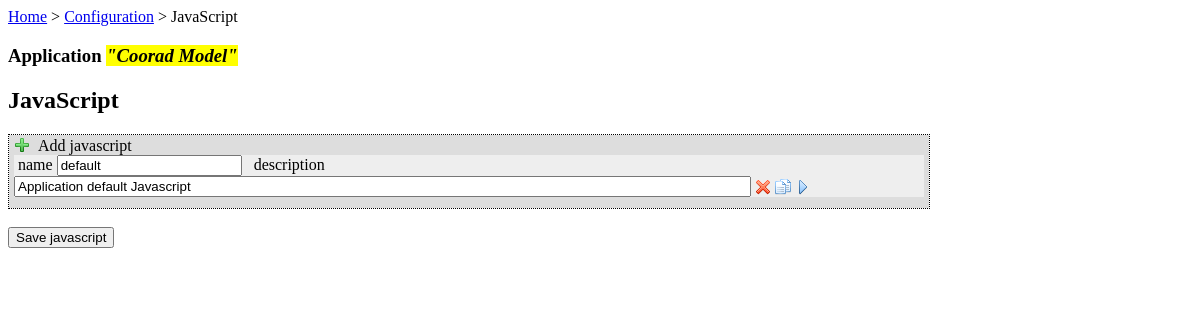
The page /js_gui/?appId=28 on the database its author committed.
### tables this page shows
CREATE TABLE IF NOT EXISTS `gm_application` (
  `id` int(10) unsigned NOT NULL AUTO_INCREMENT,
  `name` varchar(255) NOT NULL,
  `description` varchar(1023) NOT NULL,
  `context_path` varchar(255) NOT NULL,
  `db_prefix` varchar(15) NOT NULL,
  `db_host` varchar(255) NOT NULL,
  `db_port` int(11) NOT NULL,
  `db_name` varchar(255) NOT NULL,
  `db_username` varchar(255) NOT NULL,
  `db_password` varchar(255) NOT NULL,
  PRIMARY KEY (`id`),
  UNIQUE KEY `context_path` (`context_path`)
);

CREATE TABLE IF NOT EXISTS `gm_javascript` (
  `id` int(10) unsigned NOT NULL AUTO_INCREMENT,
  `name` varchar(255) NOT NULL,
  `description` varchar(1023) NOT NULL,
  `javascript` varchar(16383) NOT NULL DEFAULT '',
  `id_application` int(10) unsigned NOT NULL,
  PRIMARY KEY (`id`),
  KEY `id_application` (`id_application`)
);

### config.php (called while the page is built, shortened)
<?php
$CFG = new stdClass();
$CFG->dbHost = 'localhost';
$CFG->dbUsername = 'gm';
$CFG->dbPassword = 'gm';
$CFG->dbName = 'gm';
$CFG->dbPort = 3306;
$CFG->dbSocket = 0;
?>

### init.php (called while the page is built, shortened)
<?php
	require_once("db.php");
	require_once("config.php");
	$DB = new DB($CFG->dbHost, $CFG->dbUsername, $CFG->dbPassword, $CFG->dbName, $CFG->dbPort, $CFG->dbSocket);
?>

### db.php (called while the page is built, shortened)
<?php
class DB {
	private $dbHost;
	private $dbUsername;
	private $dbPassword;
	private $dbName;
	private $dbPort;
	private $dbSocket;
	public $conn;
	public function __construct($dbHost, $dbUsername, $dbPassword, $dbName, $dbPort, $dbSocket){
		$this->dbHost = $dbHost;
		$this->dbUsername = $dbUsername;
		$this->dbPassword = $dbPassword;
		$this->dbName = $dbName;
		$this->dbPort = $dbPort;
		$this->dbSocket = $dbSocket;
	}
	public function connect() {
		$this->conn = new mysqli($this->dbHost, $this->dbUsername, $this->dbPassword, $this->dbName, $this->dbPort, $this->dbSocket) or die (mysqli_error());
	}
	public function execute($sql) {
		$response = false;
		if ($this->conn) {
			$response = $this->conn->query($sql);
		}
		return $response;
	}
}
?>

### js_gui/index.php (the view, shortened to what this page needs)
<!DOCTYPE html>
<html>
<head>
  <link rel="stylesheet" type="text/css" href="/gm/css/style.css" />
</head>
<body>
<?php
	require_once("../init.php");
	if (!isset($_GET['appId']) && !isset($_POST['appId'])) {
		echo '<h2>Sorry, no application selected</h2>';
	}
	else {
		$appID = 0;
		if (isset($_GET['appId'])) $appID = $_GET['appId'];
		else $appID = $_POST['appId'];
		$authorized = true;
		$appName = '';
		$res = $DB->execute("SELECT name, context_path FROM gm_application WHERE id = ".$appID);
		if ($res) {
			if ($row = $res->fetch_object()) {
				$appName = $row->name;
			}
		}
?>
<div><a href="../index.php">Home</a> &gt; <a href="../application/?appId=<?php echo $appID; ?>">Configuration</a> &gt; JavaScript</div>
<h3 id="subtitlepage">Application <?php if ($appID != 0) echo '<i style="background-color:yellow;">"'.$appName.'"</i>'; ?></h3>
<h2 id="titlepage">JavaScript</h2>
<form id="form" action="index.php" method="post">
	<div id="queries" style="border: dotted 1px; width:920px;">
		<div id="div_1" style="width:910px; background-color:#dddddd; padding-top:2px; padding-left:5px; padding-right:5px;" class="querysortable"><img src="/gm/img/add.png" style="vertical-align:top; cursor:pointer;" class="piece_addable" title="Add javascript"/><span class="piece_addable" style="cursor:pointer;">&nbsp;&nbsp;Add javascript</span>
			<ul id="query_1" class="sortable" style="width:910px">
<?php
		$res = $DB->execute("SELECT id, name, description FROM gm_javascript WHERE id_application = ".$appID." ORDER BY name ASC");
		if($res){
			$r = 0;
			while ($row = $res->fetch_object()){
				$r++;
?>
			  <li style="background-color:#eeeeee; margin-bottom:1px;" title="<?php echo $row->id?>">
				&nbsp;name <input name="name.1.<?php echo $r?>" type="text" value="<?php echo $row->name?>" class="editable" />
				&nbsp;&nbsp;description <input name="desc.1.<?php echo $r?>" type="text" size="89" value="<?php echo $row->description?>" class="editable" />
				<img src="/gm/img/del.png" style="vertical-align:middle; cursor:pointer;" class="piece_deletable" title="Cancel this javascript (id=<?php echo $row->id?>)"/>
<?php if ($authorized) { ?>
				<a href="index.php?appId=<?php echo $appID; ?>&duplicateid=<?php echo $row->id?>" onClick="return confirm('Do you really want to duplicate this javascript (id=<?php echo $row->id?>)?\nAll other chenges will be lost.');"><img src="/gm/img/duplicate.png" style="vertical-align:middle; cursor:pointer;" title="Duplicate this javascript (id=<?php echo $row->id?>)"/></a>
<?php } ?>
				<a href="javascript.php?id=<?php echo $row->id?>"><img src="/gm/img/forward.png" style="vertical-align:middle; cursor:pointer;" title="Select this javascript (id=<?php echo $row->id?>) to define its script"/></a>
			  </li>
<?php
			}
		}
?>
			</ul>
			<div style="height:10px;">&nbsp;</div>
		</div>
	</div>
	<div>&nbsp;</div>
<?php if ($authorized) { ?>
	<button id="action" name="action" type="submit" value="save">Save javascript</button>
<?php } ?>
</form>
<?php
	}
?>
</body>
</html>

### css/style.css (style rules this page uses)
.sortable { list-style-type: none; margin: 0; padding: 0; }

### rows shown on the page
gm_application: name "Coorad Model"
gm_javascript: name "default", description "Application default Javascript"
